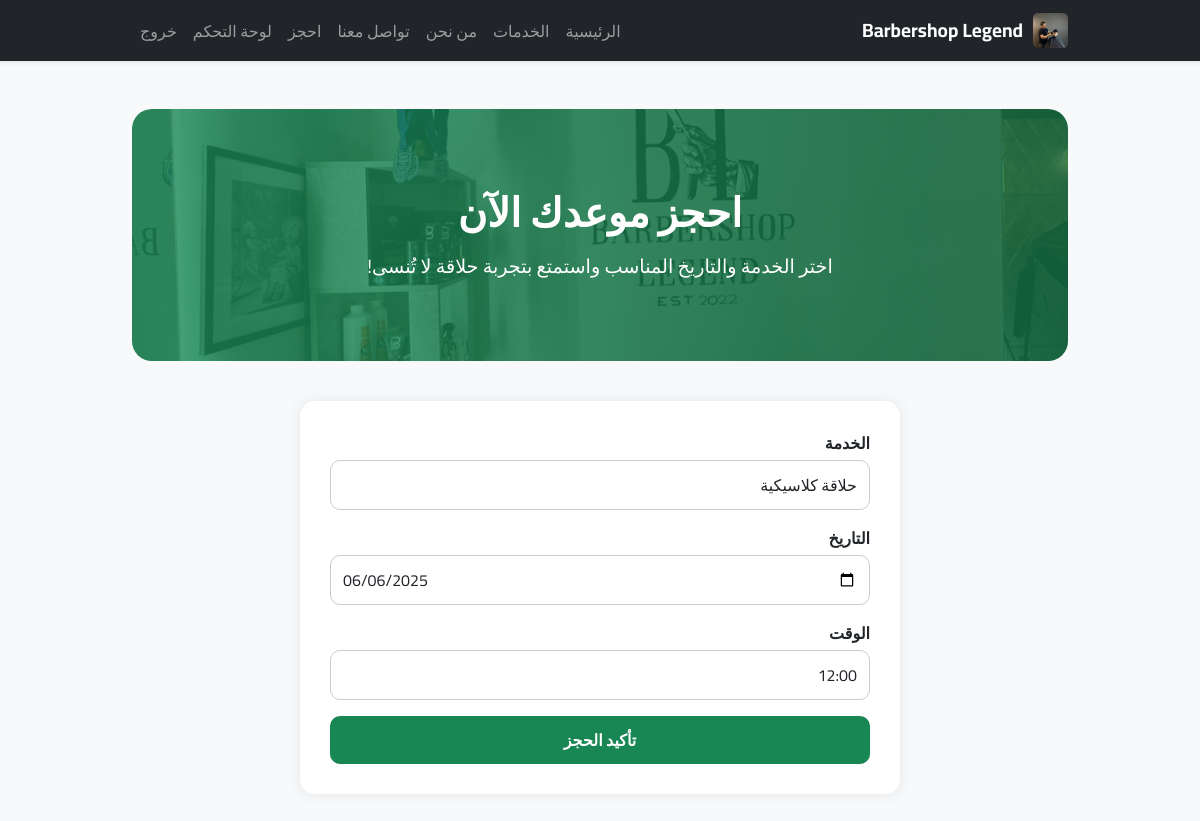
Screenshot of /booking/edit/31/ (signed in) with the database file from the repository.
### booking/models.py (models this page shows, shortened)
class Booking(models.Model):
    SERVICE_CHOICES = [
        ('حلاقة كلاسيكية', 'حلاقة كلاسيكية'),
        ('تنظيف بشرة', 'تنظيف بشرة'),
        ('صبغة شعر', 'صبغة شعر'),
    ]
    user = models.ForeignKey(User, on_delete=models.CASCADE)
    date = models.DateField()
    time = models.TimeField()
    service = models.CharField(max_length=100, choices=SERVICE_CHOICES)

### booking/views.py (the view)
# urls.py: path('booking/edit/<int:booking_id>/', views.edit_booking, name='edit_booking'),
@login_required
def edit_booking(request, booking_id):
    booking = get_object_or_404(Booking, id=booking_id)
    if not request.user.is_superuser and booking.user != request.user:
        messages.error(request, "لا يمكنك تعديل هذا الحجز.")
        return redirect('dashboard')
    if request.method == 'POST':
        form = BookingForm(request.POST, instance=booking)
        if form.is_valid():
            form.save()
            messages.success(request, "تم تعديل الحجز.")
            return redirect('admin_dashboard' if request.user.is_superuser else 'dashboard')
    else:
        form = BookingForm(instance=booking)
    return render(request, 'booking/booking.html', {
        'form': form,
        'edit_mode': True
    })

### booking/forms.py (shortened to what this page needs)
class BookingForm(forms.ModelForm):
    TIME_CHOICES = [(f"{hour:02d}:00", f"{hour}:00") for hour in range(12, 23)]
    time = forms.ChoiceField(choices=TIME_CHOICES)
    class Meta:
        model = Booking
        fields = ['service', 'date', 'time']
        widgets = {
            'date': forms.DateInput(attrs={
                'type': 'date',  # ✅ لتفعيل التقويم في المتصفح
                'class': 'form-control'
            }),
        'time': forms.Select(attrs={
            'class': 'form-control'
        }),
    }
    def __init__(self, *args, **kwargs):
        super().__init__(*args, **kwargs)
        self.fields['service'].widget.attrs.update({'class': 'form-control'})
        self.fields['time'].widget.attrs.update({'class': 'form-control'})

### booking/templates/booking/booking.html (shortened to what this page needs)
{% extends "booking/base.html" %} {% load static %} {% block content %}
<link
  rel="stylesheet"
  href="https://cdn.jsdelivr.net/npm/flatpickr/dist/flatpickr.min.css"
/>
<div class="booking-hero">
  <h2>احجز موعدك الآن</h2>
  <p>اختر الخدمة والتاريخ المناسب واستمتع بتجربة حلاقة لا تُنسى!</p>
</div>
<div class="booking-form-container">
  <form method="POST" novalidate>
    <div class="mb-3">
      <label class="form-label">الخدمة</label>
      {{ form.service }}
    </div>
    <div class="mb-3">
      <label class="form-label">التاريخ</label>
      {{ form.date }}
    </div>
    <div class="mb-3">
      <label class="form-label">الوقت</label>
      {{ form.time }}
    </div>
    <button type="submit" class="btn-book">تأكيد الحجز</button>
  </form>
</div>
{% endblock %}

### booking/static/css/style.css (style rules this page uses)
body { font-family: "Cairo", sans-serif; background-color: #f8f9fa; color: #212529; }
form input, form select, form textarea { border-radius: 6px; border: 1px solid #ccc; padding: 10px; width: 100%; margin-bottom: 15px; }

### booking/templates/booking/base.html (style rules this page uses)
body { font-family: "Cairo", sans-serif; background-color: #f8f9fa; margin: 0; padding: 0; }

### rows the page displays
Booking: service "حلاقة كلاسيكية", date "06/06/2025", time "12:00"
